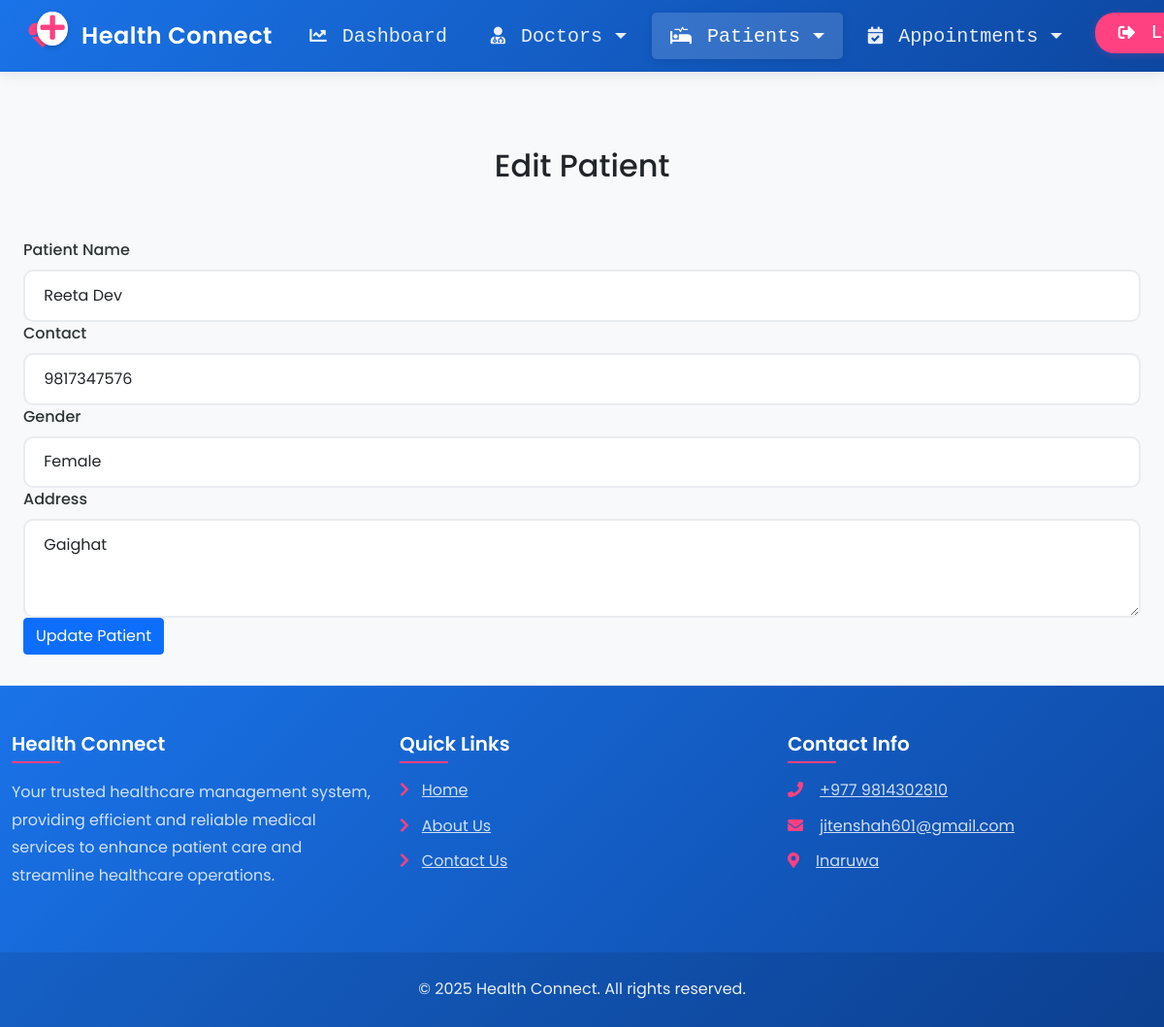
The app's page /edit_patient/1/ (signed in) with its own data.
### Health/models.py (models this page shows, shortened)
class Patient(models.Model):
    name = models.CharField(max_length=50)
    gender = models.CharField(max_length=10)
    mobile = models.IntegerField(null=True, blank=True)
    address = models.CharField(max_length=150)

### Health/views.py (the view, shortened to what this page needs)
# urls.py: path('edit_patient/<int:pid>/', Edit_Patient, name='edit_patient'),
def Edit_Patient(request, pid):
    if not request.user.is_staff:
        return redirect('login')
    patient = get_object_or_404(Patient, id=pid)
    error = ""
    d = {'patient': patient, 'error': error}
    return render(request, 'edit_patient.html', d)

### Health/templates/edit_patient.html (shortened to what this page needs)
{% extends 'navigationbar.html' %}
{% load static %}
{% block body %}
<div class="container" style="margin-top: 50px">
  <h2 class="text-center">Edit Patient</h2>
  <br><br>
  <form method="post" action="{% url 'edit_patient' patient.id %}" id="patientForm">
    <div class="form-group">
      <label for="name">Patient Name</label>
      <input type="text" id="name" class="form-control" name="name" value="{{ patient.name }}" required>
    </div>
    <div class="form-group">
      <label for="mobile">Contact</label>
      <input type="number" id="mobile" class="form-control" name="mobile" value="{{ patient.mobile }}">
    </div>
    <div class="form-group">
      <label for="gender">Gender</label>
      <select id="gender" class="form-control" name="gender" required>
        <option value="Female" {% if patient.gender == 'Female' %}selected{% endif %}>Female</option>
      </select>
    </div>
    <div class="form-group">
      <label for="address">Address</label>
      <textarea id="address"
                class="form-control"
                name="address"
                rows="3"
                required>{{ patient.address }}</textarea>
    </div>
    <button type="submit" class="btn btn-primary btn-block">Update Patient</button>
  </form>
</div>
{% endblock %}

### Health/static/css/mystyle.css (style rules this page uses)
:root { --primary-color: #1a73e8; --secondary-color: #34a853; --accent-color: #fbbc04; --danger-color: #ea4335; --light-bg: #f8f9fa; --dark-bg: #2d3436; --text-primary: #2d3436; --text-secondary: #636e72; --border-color: #e9ecef; --hover-color: #f1f3f4; --shadow-sm: 0 2px 4px rgba(0,0,0,0.05); --shadow-md: 0 4px 6px rgba(0,0,0,0.1); --shadow-lg: 0 10px 15px rgba(0,0,0,0.1); }
body { font-family: 'Poppins', sans-serif; background-color: #f8f9fa; padding-top: 70px; min-height: 100vh; display: flex; flex-direction: column; }
.container { max-width: 1200px; margin: 0 auto; }
.form-group label { font-weight: 500; color: #2d3436; margin-bottom: 0.5rem; }
.form-control { padding: 0.8rem 1.2rem; border: 2px solid #e9ecef; border-radius: 10px; font-size: 1rem; transition: all 0.3s ease; }

### Health/static/css/navbar.css (style rules this page uses)
body { font-family: 'Poppins', sans-serif; background-color: #f8f9fa; padding-top: 70px; min-height: 100vh; display: flex; flex-direction: column; }
.container { max-width: 1200px; margin: 0 auto; }

### records on screen
Patient: name "Reeta Dev", mobile "9817347576", gender "Female", address "Gaighat"
